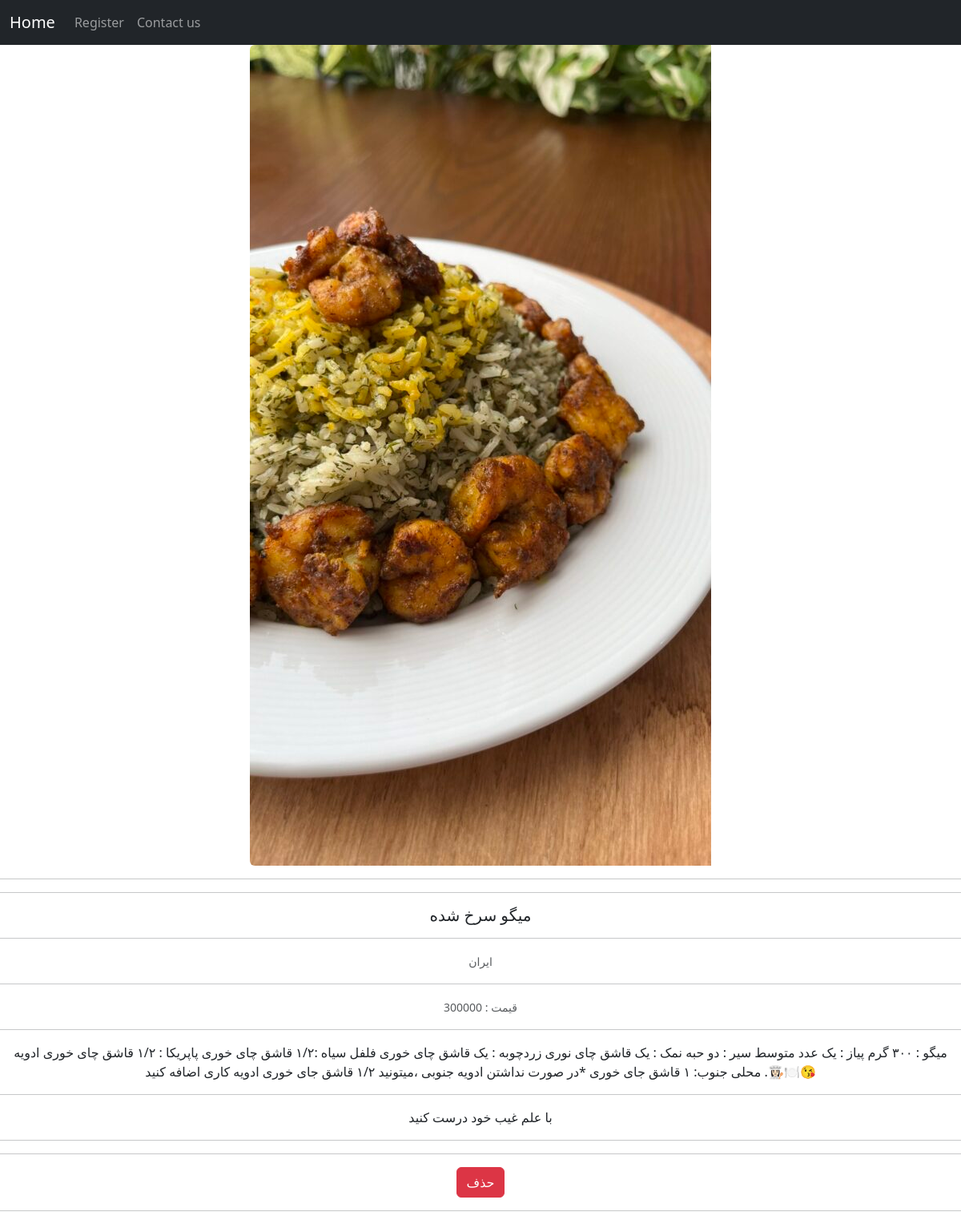
The app's page /detail/2 with its own data.
### app.py (models this page shows)
class Recipe(db.Model):
    id = db.Column(db.Integer, primary_key=True , unique=True)
    name = db.Column(db.String(80), nullable=False)
    country =db.Column(db.String(80), nullable=False)
    ingredients = db.Column(db.String(1000), nullable=False)
    instructions = db.Column(db.String(5000), nullable=False)
    cost = db.Column(db.Integer, nullable=False)
    img_url = db.Column(db.String(50), nullable=False , unique=True)
    add_date = db.Column(db.Date, nullable=False, default=datetime.now)

### app.py (the view)
@app.route('/detail/<int:recipe_id>')
def detail(recipe_id):
    target_recipe = db.get_or_404(Recipe , recipe_id)
    template_name = 'detail.html'
    return render_template(template_name , recipe = target_recipe)

### templates/detail.html (shortened to what this page needs)
{% extends 'base.html' %}
{% block content %}
    <div style="text-align: center">
                        <img src="/{{recipe.img_url}}" class="img-fluid rounded-start" alt="img"><hr><hr>
                        <h5 class="card-title">{{recipe.name}}</h5><hr>
                        <p class="card-text"><small class="text-body-secondary">{{recipe.country}}</small></p><hr>
                        <p class="card-text"><small class="text-body-secondary">قیمت : {{recipe.cost}}</small></p><hr>
                        <p class="card-text">{{recipe.ingredients}}</p><hr>
                        <p class="card-text">{{recipe.instructions}}</p><hr>
                        <p class="card-text"><small class="text-body-secondary">{{recipe.date}}</small></p><hr>
                        <a href="{{url_for('delete' , recipe_id = recipe.id)}}" class="btn btn-danger">حذف</a><hr>
    </div>
{% endblock content %}

### records on screen
Recipe: name "میگو سرخ شده", country "ایران", cost "300000", ingredients "میگو : ۳۰۰ گرم پیاز : یک عدد متوسط سیر : دو حبه نمک : یک قاشق چای نوری زردچوبه : یک قاشق چای خوری فلفل سیاه :۱/۲ قاشق چای خوری پاپریکا : ۱/۲ قاشق چای خوری ادویه محلی جنوب: ۱ قاشق جای خوری *در صورت نداشتن ادویه جنوبی ،میتونید ۱/۲ قاشق جای خوری ادویه کاری اضافه کنید .👩🏻‍🍳🍽️😘", instructions "با علم غیب خود درست کنید"
